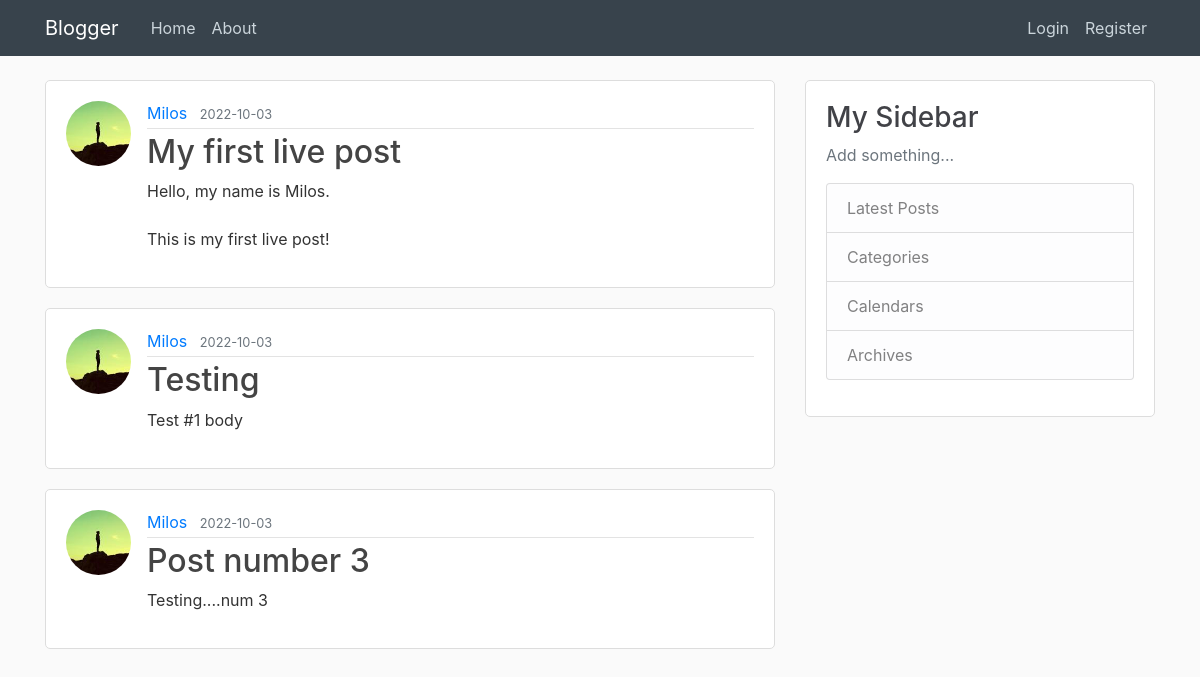
Page /home on the earlier database version.
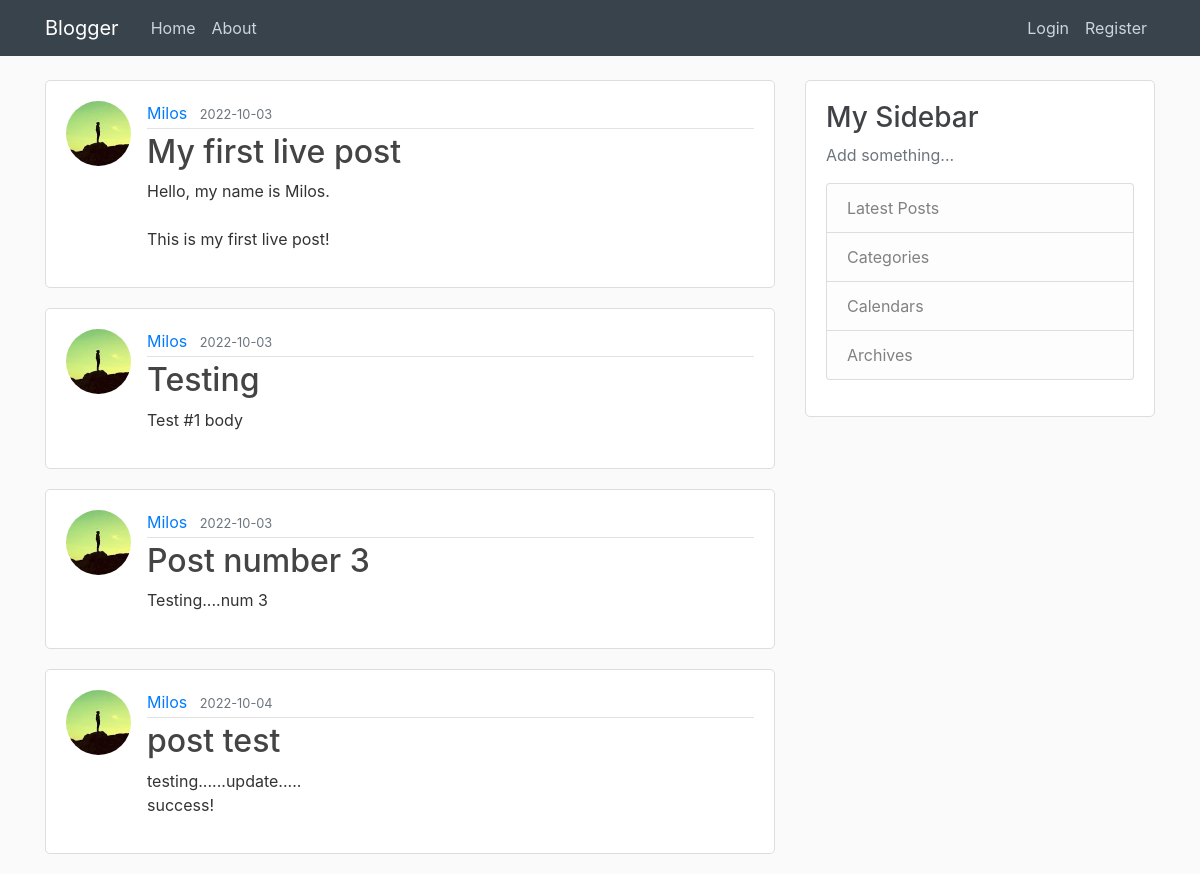
Same page on the later database version.
### blogger/models.py (models this page shows, shortened)
class Post(db.Model):
    id = db.Column(db.Integer, primary_key=True)
    title = db.Column(db.String(100), nullable=False)
    date_posted = db.Column(db.DateTime, nullable=False, default=datetime.utcnow)
    content = db.Column(db.Text, nullable=False)
    user_id = db.Column(db.Integer, db.ForeignKey('user.id'), nullable=False)

class User(db.Model, UserMixin):
    id = db.Column(db.Integer, primary_key=True)
    username = db.Column(db.String(20), unique=True, nullable=False)
    email = db.Column(db.String(120), unique=True, nullable=False)
    image_file = db.Column(db.String(20), nullable=False, default='default.jpg')
    password = db.Column(db.String(60), nullable=False)
    posts = db.relationship('Post', backref='author', lazy=True)

### blogger/routes.py (the view)
@app.route("/")
@app.route("/home")
def home():
    posts = Post.query.all()
    return render_template('home.html', posts=posts)

### blogger/templates/home.html
{% extends 'layout.html' %}
{% block content %}
    {% for post in posts %}
        <article class="media content-section">
            <img class="rounded-circle article-img" src="{{ url_for('static', filename='profile_pics/' + post.author.image_file) }}">
            <div class="media-body">
                <div class="article-metadata">
                    <a class="mr-2" href="#">{{ post.author.username }}</a>
                    <small class="text-muted">{{ post.date_posted.strftime('%Y-%m-%d') }}</small>
                </div>
                <h2><a class="article-title" href="{{ url_for('post', post_id=post.id) }}">{{ post.title }}</a></h2>
                <p class="article-content">{{ post.content }}</p>
            </div>
        </article>
    {% endfor %}
{% endblock content %}

### blogger/templates/layout.html (shortened to what this page needs)
<!DOCTYPE html>
<html>
    <head>
        <link rel="stylesheet" href="https://maxcdn.bootstrapcdn.com/bootstrap/4.0.0/css/bootstrap.min.css">
        <link rel="stylesheet" type="text/css" href="{{ url_for('static', filename='main.css') }}">
    </head>
    <body>
        <header class="site-header">
            <nav class="navbar navbar-expand-md navbar-dark bg-steel fixed-top">
                <div class="container">
                    <a class="navbar-brand mr-4" href="/">Blogger</a>
                    <div class="collapse navbar-collapse" id="navbarToggle">
                        <div class="navbar-nav mr-auto">
                            <a class="nav-item nav-link" href="{{ url_for('home') }}">Home</a>
                            <a class="nav-item nav-link" href="{{ url_for('about') }}">About</a>
                        </div>
                        <div class="navbar-nav">
                            {% if current_user.is_authenticated %}
                                <a class="nav-item nav-link" href="{{ url_for('new_post') }}">New Post</a>
                                <a class="nav-item nav-link" href="{{ url_for('account') }}">Account</a>
                                <a class="nav-item nav-link" href="{{ url_for('logout') }}">Logout</a>
                            {% else %}
                                <a class="nav-item nav-link" href="{{ url_for('login') }}">Login</a>
                                <a class="nav-item nav-link" href="{{ url_for('register') }}">Register</a>
                            {% endif %}
                        </div>
                    </div>
                </div>
            </nav>
        </header>
        <main role="main" class="container">
            <div class="row">
                <div class="col-md-8">
                    {% block content %}{% endblock %}
                </div>
                <div class="col-md-4">
                    <div class="content-section">
                        <h3>My Sidebar</h3>
                        <p class='text-muted'>Add something...
                            <ul class="list-group">
                                <li class="list-group-item list-group-item-light">Latest Posts</li>
                                <li class="list-group-item list-group-item-light">Categories</li>
                                <li class="list-group-item list-group-item-light">Calendars</li>
                                <li class="list-group-item list-group-item-light">Archives</li>
                            </ul>
                        </p>
                    </div>
                </div>
            </div>
        </main>
    </body>
</html>

### blogger/static/main.css (style rules this page uses)
body { background: #fafafa; color: #333333; margin-top: 5rem; }
h1, h2, h3, h4, h5, h6 { color: #414247; }
.bg-steel { background-color: #38434c; }
.site-header .navbar-nav .nav-link { color: #cbd5db; }
.content-section { background: #ffffff; padding: 20px 20px; border: 1px solid #dddddd; border-radius: 5px; margin-bottom: 20px; }
.article-title { color: #444444; }
.article-content { white-space: pre-line; }
.article-img { height: 65px; width: 65px; margin-right: 16px; }
.article-metadata { padding-bottom: 3px; margin-bottom: 4px; border-bottom: 1px solid #e3e3e3 }

Differences in the rows shown:
added Post: image_file (picture), author.username "Milos", date_posted "2022-10-04", title "post test", content "testing......update..... success!"
